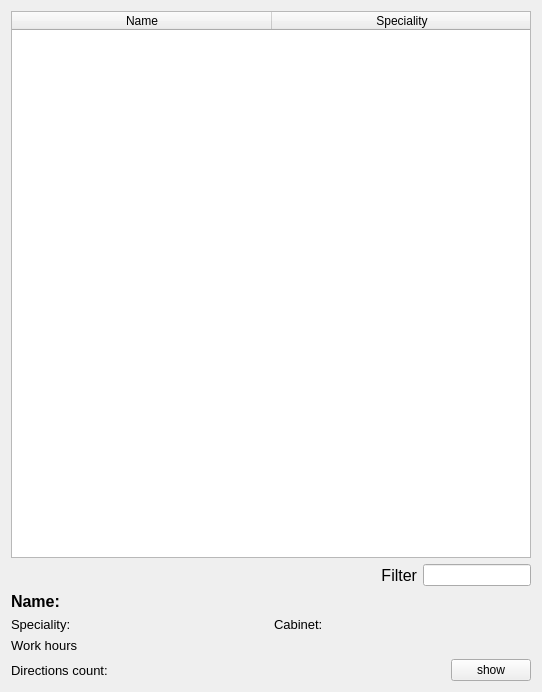
<?xml version="1.0" encoding="UTF-8"?>
<ui version="4.0">
 <class>DoctorsWidgetForm</class>
 <widget class="QWidget" name="DoctorsWidgetForm">
  <property name="geometry">
   <rect>
    <x>0</x>
    <y>0</y>
    <width>538</width>
    <height>692</height>
   </rect>
  </property>
  <property name="windowTitle">
   <string>Form</string>
  </property>
  <layout class="QVBoxLayout" name="verticalLayout">
   <item>
    <widget class="QTableWidget" name="tableWidget">
     <property name="minimumSize">
      <size>
       <width>520</width>
       <height>200</height>
      </size>
     </property>
     <property name="horizontalScrollBarPolicy">
      <enum>Qt::ScrollBarAlwaysOff</enum>
     </property>
     <property name="editTriggers">
      <set>QAbstractItemView::NoEditTriggers</set>
     </property>
     <property name="selectionMode">
      <enum>QAbstractItemView::SingleSelection</enum>
     </property>
     <property name="selectionBehavior">
      <enum>QAbstractItemView::SelectRows</enum>
     </property>
     <property name="showGrid">
      <bool>false</bool>
     </property>
     <property name="columnCount">
      <number>2</number>
     </property>
     <attribute name="horizontalHeaderVisible">
      <bool>true</bool>
     </attribute>
     <attribute name="horizontalHeaderCascadingSectionResizes">
      <bool>true</bool>
     </attribute>
     <attribute name="horizontalHeaderDefaultSectionSize">
      <number>260</number>
     </attribute>
     <column>
      <property name="text">
       <string>Name</string>
      </property>
     </column>
     <column>
      <property name="text">
       <string>Speciality</string>
      </property>
     </column>
    </widget>
   </item>
   <item>
    <layout class="QHBoxLayout" name="horizontalLayout_3">
     <item>
      <widget class="QLabel" name="FilterLabel">
       <property name="font">
        <font>
         <pointsize>12</pointsize>
        </font>
       </property>
       <property name="text">
        <string>Filter</string>
       </property>
       <property name="alignment">
        <set>Qt::AlignRight|Qt::AlignTrailing|Qt::AlignVCenter</set>
       </property>
      </widget>
     </item>
     <item>
      <widget class="QLineEdit" name="FilterEdit">
       <property name="sizePolicy">
        <sizepolicy hsizetype="Fixed" vsizetype="Fixed">
         <horstretch>0</horstretch>
         <verstretch>0</verstretch>
        </sizepolicy>
       </property>
      </widget>
     </item>
    </layout>
   </item>
   <item>
    <widget class="QLabel" name="nameLabel">
     <property name="font">
      <font>
       <pointsize>12</pointsize>
       <weight>75</weight>
       <bold>true</bold>
      </font>
     </property>
     <property name="text">
      <string>Name:</string>
     </property>
    </widget>
   </item>
   <item>
    <layout class="QHBoxLayout" name="horizontalLayout">
     <item>
      <widget class="QLabel" name="specLabel">
       <property name="font">
        <font>
         <pointsize>10</pointsize>
        </font>
       </property>
       <property name="text">
        <string>Speciality:</string>
       </property>
      </widget>
     </item>
     <item>
      <widget class="QLabel" name="cabinetLabel">
       <property name="font">
        <font>
         <pointsize>10</pointsize>
        </font>
       </property>
       <property name="text">
        <string>Cabinet:</string>
       </property>
      </widget>
     </item>
    </layout>
   </item>
   <item>
    <widget class="QLabel" name="workLabel">
     <property name="font">
      <font>
       <pointsize>10</pointsize>
      </font>
     </property>
     <property name="text">
      <string>Work hours</string>
     </property>
    </widget>
   </item>
   <item>
    <layout class="QHBoxLayout" name="horizontalLayout_2">
     <item>
      <widget class="QLabel" name="directLabel">
       <property name="font">
        <font>
         <pointsize>10</pointsize>
        </font>
       </property>
       <property name="text">
        <string>Directions count:</string>
       </property>
      </widget>
     </item>
     <item>
      <widget class="QPushButton" name="showButton">
       <property name="sizePolicy">
        <sizepolicy hsizetype="Fixed" vsizetype="Fixed">
         <horstretch>0</horstretch>
         <verstretch>0</verstretch>
        </sizepolicy>
       </property>
       <property name="text">
        <string>show</string>
       </property>
      </widget>
     </item>
    </layout>
   </item>
  </layout>
 </widget>
 <resources/>
 <connections/>
</ui>
